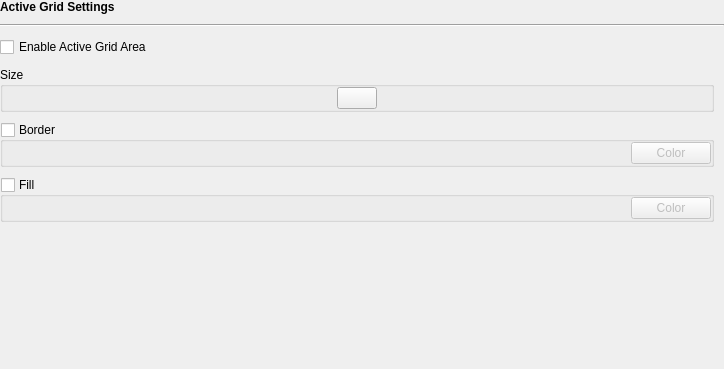
<?xml version="1.0" encoding="UTF-8"?>
<ui version="4.0">
 <class>active_grid_settings_widget</class>
 <widget class="QWidget" name="active_grid_settings_widget">
  <property name="geometry">
   <rect>
    <x>0</x>
    <y>0</y>
    <width>724</width>
    <height>369</height>
   </rect>
  </property>
  <property name="windowTitle">
   <string>Form</string>
  </property>
  <layout class="QGridLayout" name="gridLayout">
   <property name="leftMargin">
    <number>0</number>
   </property>
   <property name="topMargin">
    <number>0</number>
   </property>
   <property name="rightMargin">
    <number>0</number>
   </property>
   <property name="bottomMargin">
    <number>0</number>
   </property>
   <property name="horizontalSpacing">
    <number>0</number>
   </property>
   <property name="verticalSpacing">
    <number>10</number>
   </property>
   <item row="3" column="0">
    <widget class="QScrollArea" name="scrollArea">
     <property name="frameShape">
      <enum>QFrame::Shape::NoFrame</enum>
     </property>
     <property name="frameShadow">
      <enum>QFrame::Shadow::Plain</enum>
     </property>
     <property name="widgetResizable">
      <bool>true</bool>
     </property>
     <widget class="QWidget" name="scrollAreaWidgetContents">
      <property name="geometry">
       <rect>
        <x>0</x>
        <y>0</y>
        <width>724</width>
        <height>296</height>
       </rect>
      </property>
      <layout class="QGridLayout" name="gridLayout_3">
       <property name="leftMargin">
        <number>0</number>
       </property>
       <property name="topMargin">
        <number>0</number>
       </property>
       <property name="rightMargin">
        <number>10</number>
       </property>
       <property name="bottomMargin">
        <number>0</number>
       </property>
       <property name="horizontalSpacing">
        <number>0</number>
       </property>
       <property name="verticalSpacing">
        <number>10</number>
       </property>
       <item row="0" column="0">
        <widget class="QGroupBox" name="groupBox_3">
         <property name="sizePolicy">
          <sizepolicy hsizetype="Preferred" vsizetype="Minimum">
           <horstretch>0</horstretch>
           <verstretch>0</verstretch>
          </sizepolicy>
         </property>
         <property name="minimumSize">
          <size>
           <width>0</width>
           <height>0</height>
          </size>
         </property>
         <property name="title">
          <string>Size</string>
         </property>
         <property name="flat">
          <bool>false</bool>
         </property>
         <layout class="QHBoxLayout" name="horizontalLayout">
          <property name="leftMargin">
           <number>0</number>
          </property>
          <property name="topMargin">
           <number>0</number>
          </property>
          <property name="rightMargin">
           <number>0</number>
          </property>
          <property name="bottomMargin">
           <number>0</number>
          </property>
          <item>
           <widget class="SliderWidget" name="width_slider_widget" native="true">
            <property name="minimumSize">
             <size>
              <width>0</width>
              <height>20</height>
             </size>
            </property>
            <property name="label_text" stdset="0">
             <string>Width</string>
            </property>
            <property name="slider_minimum" stdset="0">
             <number>64</number>
            </property>
            <property name="slider_maximum" stdset="0">
             <number>4096</number>
            </property>
            <property name="spinbox_minimum" stdset="0">
             <number>64</number>
            </property>
            <property name="spinbox_maximum" stdset="0">
             <number>4096</number>
            </property>
            <property name="slider_tick_interval" stdset="0">
             <number>64</number>
            </property>
            <property name="slider_single_step" stdset="0">
             <number>64</number>
            </property>
            <property name="slider_page_step" stdset="0">
             <number>64</number>
            </property>
            <property name="spinbox_single_step" stdset="0">
             <number>64</number>
            </property>
            <property name="spinbox_page_step" stdset="0">
             <number>64</number>
            </property>
            <property name="settings_property" stdset="0">
             <string notr="true">application_settings.working_width</string>
            </property>
            <property name="display_as_float" stdset="0">
             <bool>false</bool>
            </property>
           </widget>
          </item>
          <item>
           <widget class="QPushButton" name="size_lock_button">
            <property name="sizePolicy">
             <sizepolicy hsizetype="Fixed" vsizetype="Fixed">
              <horstretch>0</horstretch>
              <verstretch>0</verstretch>
             </sizepolicy>
            </property>
            <property name="text">
             <string/>
            </property>
            <property name="icon">
             <iconset theme="system-lock-screen"/>
            </property>
            <property name="checkable">
             <bool>true</bool>
            </property>
           </widget>
          </item>
          <item>
           <widget class="SliderWidget" name="height_slider_widget" native="true">
            <property name="minimumSize">
             <size>
              <width>0</width>
              <height>20</height>
             </size>
            </property>
            <property name="slider_minimum" stdset="0">
             <number>64</number>
            </property>
            <property name="slider_maximum" stdset="0">
             <number>4096</number>
            </property>
            <property name="spinbox_minimum" stdset="0">
             <number>64</number>
            </property>
            <property name="spinbox_maximum" stdset="0">
             <number>4096</number>
            </property>
            <property name="slider_tick_interval" stdset="0">
             <number>64</number>
            </property>
            <property name="slider_single_step" stdset="0">
             <number>64</number>
            </property>
            <property name="slider_page_step" stdset="0">
             <number>64</number>
            </property>
            <property name="spinbox_single_step" stdset="0">
             <number>64</number>
            </property>
            <property name="spinbox_page_step" stdset="0">
             <number>64</number>
            </property>
            <property name="label_text" stdset="0">
             <string>Height</string>
            </property>
            <property name="settings_property" stdset="0">
             <string>application_settings.working_height</string>
            </property>
            <property name="display_as_float" stdset="0">
             <bool>false</bool>
            </property>
           </widget>
          </item>
         </layout>
        </widget>
       </item>
       <item row="1" column="0">
        <widget class="QGroupBox" name="active_grid_border_groupbox">
         <property name="sizePolicy">
          <sizepolicy hsizetype="Preferred" vsizetype="Minimum">
           <horstretch>0</horstretch>
           <verstretch>0</verstretch>
          </sizepolicy>
         </property>
         <property name="minimumSize">
          <size>
           <width>0</width>
           <height>0</height>
          </size>
         </property>
         <property name="title">
          <string>Border</string>
         </property>
         <property name="checkable">
          <bool>true</bool>
         </property>
         <property name="checked">
          <bool>false</bool>
         </property>
         <layout class="QHBoxLayout" name="horizontalLayout_3">
          <property name="leftMargin">
           <number>0</number>
          </property>
          <property name="topMargin">
           <number>0</number>
          </property>
          <property name="rightMargin">
           <number>0</number>
          </property>
          <property name="bottomMargin">
           <number>0</number>
          </property>
          <item>
           <widget class="SliderWidget" name="border_opacity_slider_widget" native="true">
            <property name="spinbox_single_step" stdset="0">
             <double>0.010000000000000</double>
            </property>
            <property name="slider_page_step" stdset="0">
             <number>1</number>
            </property>
            <property name="spinbox_page_step" stdset="0">
             <double>0.100000000000000</double>
            </property>
            <property name="label_text" stdset="0">
             <string>Border Opacity</string>
            </property>
            <property name="settings_property" stdset="0">
             <string>active_grid_settings.border_opacity</string>
            </property>
            <property name="display_as_float" stdset="0">
             <bool>true</bool>
            </property>
            <property name="slider_minimum" stdset="0">
             <number>0</number>
            </property>
            <property name="slider_maximum" stdset="0">
             <number>255</number>
            </property>
            <property name="spinbox_minimum" stdset="0">
             <double>0.000000000000000</double>
            </property>
            <property name="spinbox_maximum" stdset="0">
             <double>1.000000000000000</double>
            </property>
            <property name="slider_tick_interval" stdset="0">
             <double>1.000000000000000</double>
            </property>
            <property name="slider_singlestep" stdset="0">
             <number>1</number>
            </property>
           </widget>
          </item>
          <item>
           <widget class="QPushButton" name="border_choose_color_button">
            <property name="sizePolicy">
             <sizepolicy hsizetype="Fixed" vsizetype="Preferred">
              <horstretch>0</horstretch>
              <verstretch>0</verstretch>
             </sizepolicy>
            </property>
            <property name="cursor">
             <cursorShape>PointingHandCursor</cursorShape>
            </property>
            <property name="text">
             <string>Color</string>
            </property>
           </widget>
          </item>
         </layout>
        </widget>
       </item>
       <item row="2" column="0">
        <widget class="QGroupBox" name="active_grid_fill_groupbox">
         <property name="sizePolicy">
          <sizepolicy hsizetype="Preferred" vsizetype="Minimum">
           <horstretch>0</horstretch>
           <verstretch>0</verstretch>
          </sizepolicy>
         </property>
         <property name="minimumSize">
          <size>
           <width>0</width>
           <height>0</height>
          </size>
         </property>
         <property name="title">
          <string>Fill</string>
         </property>
         <property name="checkable">
          <bool>true</bool>
         </property>
         <property name="checked">
          <bool>false</bool>
         </property>
         <layout class="QHBoxLayout" name="horizontalLayout_2">
          <property name="leftMargin">
           <number>0</number>
          </property>
          <property name="topMargin">
           <number>0</number>
          </property>
          <property name="rightMargin">
           <number>0</number>
          </property>
          <property name="bottomMargin">
           <number>0</number>
          </property>
          <item>
           <widget class="SliderWidget" name="fill_opacity_slider_widget" native="true">
            <property name="spinbox_single_step" stdset="0">
             <double>0.010000000000000</double>
            </property>
            <property name="slider_page_step" stdset="0">
             <number>1</number>
            </property>
            <property name="spinbox_page_step" stdset="0">
             <double>0.100000000000000</double>
            </property>
            <property name="label_text" stdset="0">
             <string>Fill Opacity</string>
            </property>
            <property name="settings_property" stdset="0">
             <string>active_grid_settings.fill_opacity</string>
            </property>
            <property name="display_as_float" stdset="0">
             <bool>true</bool>
            </property>
            <property name="slider_minimum" stdset="0">
             <number>0</number>
            </property>
            <property name="slider_maximum" stdset="0">
             <number>255</number>
            </property>
            <property name="spinbox_minimum" stdset="0">
             <double>0.000000000000000</double>
            </property>
            <property name="spinbox_maximum" stdset="0">
             <double>1.000000000000000</double>
            </property>
            <property name="slider_tick_interval" stdset="0">
             <double>1.000000000000000</double>
            </property>
            <property name="slider_singlestep" stdset="0">
             <number>1</number>
            </property>
           </widget>
          </item>
          <item>
           <widget class="QPushButton" name="fill_choose_color_button">
            <property name="sizePolicy">
             <sizepolicy hsizetype="Fixed" vsizetype="Preferred">
              <horstretch>0</horstretch>
              <verstretch>0</verstretch>
             </sizepolicy>
            </property>
            <property name="cursor">
             <cursorShape>PointingHandCursor</cursorShape>
            </property>
            <property name="text">
             <string>Color</string>
            </property>
           </widget>
          </item>
         </layout>
        </widget>
       </item>
       <item row="3" column="0">
        <spacer name="verticalSpacer">
         <property name="orientation">
          <enum>Qt::Orientation::Vertical</enum>
         </property>
         <property name="sizeHint" stdset="0">
          <size>
           <width>20</width>
           <height>139</height>
          </size>
         </property>
        </spacer>
       </item>
      </layout>
     </widget>
    </widget>
   </item>
   <item row="0" column="0">
    <widget class="QLabel" name="label">
     <property name="font">
      <font>
       <bold>true</bold>
      </font>
     </property>
     <property name="text">
      <string>Active Grid Settings</string>
     </property>
    </widget>
   </item>
   <item row="2" column="0">
    <widget class="QCheckBox" name="active_grid_area_checkbox">
     <property name="font">
      <font>
       <bold>false</bold>
      </font>
     </property>
     <property name="text">
      <string>Enable Active Grid Area</string>
     </property>
    </widget>
   </item>
   <item row="1" column="0">
    <widget class="Line" name="line">
     <property name="orientation">
      <enum>Qt::Orientation::Horizontal</enum>
     </property>
    </widget>
   </item>
  </layout>
 </widget>
 <customwidgets>
  <customwidget>
   <class>SliderWidget</class>
   <extends>QWidget</extends>
   <header>airunner/components/application/gui/widgets/slider/slider_widget</header>
   <container>1</container>
  </customwidget>
 </customwidgets>
 <resources/>
 <connections>
  <connection>
   <sender>active_grid_area_checkbox</sender>
   <signal>clicked(bool)</signal>
   <receiver>active_grid_settings_widget</receiver>
   <slot>action_clicked_checkbox_toggle_active_grid_area(bool)</slot>
   <hints>
    <hint type="sourcelabel">
     <x>29</x>
     <y>22</y>
    </hint>
    <hint type="destinationlabel">
     <x>-3</x>
     <y>7</y>
    </hint>
   </hints>
  </connection>
  <connection>
   <sender>size_lock_button</sender>
   <signal>toggled(bool)</signal>
   <receiver>active_grid_settings_widget</receiver>
   <slot>size_lock_toggled(bool)</slot>
   <hints>
    <hint type="sourcelabel">
     <x>362</x>
     <y>65</y>
    </hint>
    <hint type="destinationlabel">
     <x>356</x>
     <y>-15</y>
    </hint>
   </hints>
  </connection>
  <connection>
   <sender>border_choose_color_button</sender>
   <signal>clicked()</signal>
   <receiver>active_grid_settings_widget</receiver>
   <slot>action_choose_border_color_clicked()</slot>
   <hints>
    <hint type="sourcelabel">
     <x>710</x>
     <y>122</y>
    </hint>
    <hint type="destinationlabel">
     <x>-1</x>
     <y>94</y>
    </hint>
   </hints>
  </connection>
  <connection>
   <sender>fill_choose_color_button</sender>
   <signal>clicked()</signal>
   <receiver>active_grid_settings_widget</receiver>
   <slot>action_choose_fill_color_clicked()</slot>
   <hints>
    <hint type="sourcelabel">
     <x>710</x>
     <y>178</y>
    </hint>
    <hint type="destinationlabel">
     <x>-4</x>
     <y>188</y>
    </hint>
   </hints>
  </connection>
 </connections>
 <slots>
  <slot>action_clicked_checkbox_toggle_active_grid_border(bool)</slot>
  <slot>action_clicked_checkbox_toggle_active_grid_fill(bool)</slot>
  <slot>action_clicked_checkbox_toggle_active_grid_area(bool)</slot>
  <slot>action_choose_border_color_clicked()</slot>
  <slot>action_choose_fill_color_clicked()</slot>
  <slot>size_lock_toggled(bool)</slot>
 </slots>
</ui>
